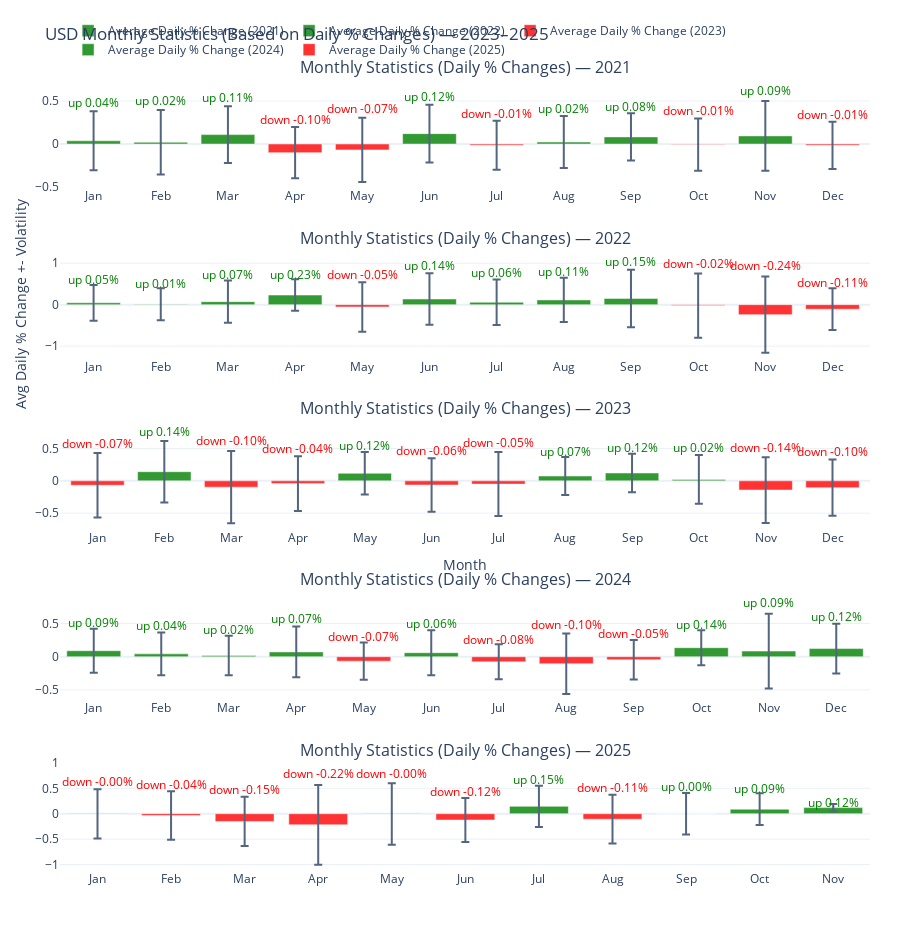

Notebook code for this chart:
### Code cell
import plotly.graph_objects as go
from plotly.subplots import make_subplots

# Compute daily percentage change
df["daily_change"] = df["Close"].pct_change() * 100

# Aggregate daily stats by month
monthly_stats = df.groupby(pd.Grouper(key="Date", freq="M")).agg(
    avg_daily_return=("daily_change", "mean"),
    volatility=("daily_change", "std"),
    up_days=("daily_change", lambda x: (x > 0).sum()),
    down_days=("daily_change", lambda x: (x < 0).sum()),
    count=("daily_change", "count"),
)

# Add trend ratio and direction
monthly_stats["up_ratio"] = monthly_stats["up_days"] / monthly_stats["count"]
monthly_stats["trend"] = np.where(monthly_stats["avg_daily_return"] > 0, "up", "down")
monthly_stats["trend_color"] = np.where(
    monthly_stats["avg_daily_return"] > 0, "green", "red"
)

# Prepare figure
years = ["2021", "2022", "2023", "2024", "2025"]
fig = make_subplots(
    rows=len(years),
    cols=1,
    shared_xaxes=False,
    vertical_spacing=0.08,
    subplot_titles=[
        "Monthly Statistics (Daily % Changes) — 2021",
        "Monthly Statistics (Daily % Changes) — 2022",
        "Monthly Statistics (Daily % Changes) — 2023",
        "Monthly Statistics (Daily % Changes) — 2024",
        "Monthly Statistics (Daily % Changes) — 2025",
    ],
)

for i, year in enumerate(years, start=1):
    sub = monthly_stats.loc[monthly_stats.index.year == int(year)]

    # Bar chart for mean daily % change per month
    fig.add_trace(
        go.Bar(
            x=sub.index.strftime("%b"),
            y=sub["avg_daily_return"],
            error_y=dict(type="data", array=sub["volatility"], visible=True),
            marker_color=sub["trend_color"],
            opacity=0.8,
            name=f"Average Daily % Change ({year})",
            hovertemplate=(
                "Month: %{x}<br>"
                "Avg Daily Return: %{y:.2f}%<br>"
                "Volatility (Std): %{customdata[0]:.2f}%<br>"
                "Up Ratio: %{customdata[1]:.2f}<extra></extra>"
            ),
            customdata=np.stack([sub["volatility"], sub["up_ratio"]], axis=-1),
        ),
        row=i,
        col=1,
    )

    # Add trend arrow and volatility annotation
    for m, (idx, row_data) in enumerate(sub.iterrows()):
        color = "green" if row_data["avg_daily_return"] > 0 else "red"
        fig.add_annotation(
            text=f"{row_data['trend']} {row_data['avg_daily_return']:.2f}%",
            x=sub.index.strftime("%b")[m],
            y=row_data["avg_daily_return"] + row_data["volatility"] * 1.3,
            showarrow=False,
            font=dict(size=12, color=color),
            row=i,
            col=1,
        )

# Layout
fig.update_layout(
    title_text="USD Monthly Statistics (Based on Daily % Changes) — 2023–2025",
    template="plotly_white",
    height=950,
    hovermode="x unified",
    margin=dict(t=80, b=80, l=60, r=30),
    legend=dict(orientation="h", yanchor="bottom", y=1.02, xanchor="left", x=0.01),
)

# Axis labels
fig.update_yaxes(title_text="Avg Daily % Change +- Volatility", row=2, col=1)
fig.update_xaxes(title_text="Month", row=3, col=1)

fig.show()

### Figure 1 — Plotly figure (JSON) as saved in the notebook; plotly's stock layout.template omitted (floating-point values rounded to 4 significant figures)
{"data": [{"customdata": [[0.3416, 0.5263], [0.3737, 0.5263], [0.3298, 0.6522], [0.2965, 0.2857], [0.3733, 0.4], [0.3351, 0.6364], [0.2852, 0.5714], [0.3013, 0.5], [0.2741, 0.619], [0.3029, 0.4286], [0.4053, 0.4762], [0.2742, 0.5]], "error_y": {"array": [0.3416, 0.3737, 0.3298, 0.2965, 0.3733, 0.3351, 0.2852, 0.3013, 0.2741, 0.3029, 0.4053, 0.2742], "type": "data", "visible": true}, "hovertemplate": "Month: %{x}<br>Avg Daily Return: %{y:.2f}%<br>Volatility (Std): %{customdata[0]:.2f}%<br>Up Ratio: %{customdata[1]:.2f}<extra></extra>", "marker": {"color": ["green", "green", "green", "red", "red", "green", "red", "green", "green", "red", "green", "red"]}, "name": "Average Daily % Change (2021)", "opacity": 0.8, "type": "bar", "x": ["Jan", "Feb", "Mar", "Apr", "May", "Jun", "Jul", "Aug", "Sep", "Oct", "Nov", "Dec"], "xaxis": "x", "y": [0.03788, 0.02096, 0.1092, -0.1002, -0.06826, 0.1207, -0.01354, 0.02306, 0.08295, -0.006136, 0.09451, -0.01482], "yaxis": "y"}, {"customdata": [[0.431, 0.6], [0.3879, 0.5263], [0.5114, 0.6087], [0.3804, 0.85], [0.5973, 0.381], [0.6191, 0.5714], [0.547, 0.45], [0.5332, 0.5217], [0.6926, 0.5238], [0.7726, 0.5714], [0.9185, 0.381], [0.5039, 0.4762]], "error_y": {"array": [0.431, 0.3879, 0.5114, 0.3804, 0.5973, 0.6191, 0.547, 0.5332, 0.6926, 0.7726, 0.9185, 0.5039], "type": "data", "visible": true}, "hovertemplate": "Month: %{x}<br>Avg Daily Return: %{y:.2f}%<br>Volatility (Std): %{customdata[0]:.2f}%<br>Up Ratio: %{customdata[1]:.2f}<extra></extra>", "marker": {"color": ["green", "green", "green", "green", "red", "green", "green", "green", "green", "red", "red", "red"]}, "name": "Average Daily % Change (2022)", "opacity": 0.8, "type": "bar", "x": ["Jan", "Feb", "Mar", "Apr", "May", "Jun", "Jul", "Aug", "Sep", "Oct", "Nov", "Dec"], "xaxis": "x2", "y": [0.04616, 0.009972, 0.07262, 0.232, -0.05458, 0.1376, 0.05889, 0.1149, 0.1499, -0.02227, -0.2401, -0.1092], "yaxis": "y2"}, {"customdata": [[0.5008, 0.4], [0.4755, 0.5263], [0.5604, 0.3478], [0.4242, 0.4211], [0.3305, 0.5909], [0.4127, 0.4762], [0.4957, 0.5], [0.2954, 0.6087], [0.2988, 0.65], [0.3773, 0.5], [0.5087, 0.4762], [0.4358, 0.45]], "error_y": {"array": [0.5008, 0.4755, 0.5604, 0.4242, 0.3305, 0.4127, 0.4957, 0.2954, 0.2988, 0.3773, 0.5087, 0.4358], "type": "data", "visible": true}, "hovertemplate": "Month: %{x}<br>Avg Daily Return: %{y:.2f}%<br>Volatility (Std): %{customdata[0]:.2f}%<br>Up Ratio: %{customdata[1]:.2f}<extra></extra>", "marker": {"color": ["red", "green", "red", "red", "green", "red", "red", "green", "green", "green", "red", "red"]}, "name": "Average Daily % Change (2023)", "opacity": 0.8, "type": "bar", "x": ["Jan", "Feb", "Mar", "Apr", "May", "Jun", "Jul", "Aug", "Sep", "Oct", "Nov", "Dec"], "xaxis": "x3", "y": [-0.06784, 0.1421, -0.09741, -0.04244, 0.1175, -0.06397, -0.05009, 0.07493, 0.1221, 0.02161, -0.1419, -0.105], "yaxis": "y3"}, {"customdata": [[0.332, 0.5238], [0.3231, 0.35], [0.2988, 0.55], [0.3833, 0.5455], [0.2804, 0.4545], [0.3389, 0.5263], [0.2639, 0.4091], [0.4563, 0.5], [0.299, 0.55], [0.2632, 0.6957], [0.5639, 0.6], [0.3746, 0.6667]], "error_y": {"array": [0.332, 0.3231, 0.2988, 0.3833, 0.2804, 0.3389, 0.2639, 0.4563, 0.299, 0.2632, 0.5639, 0.3746], "type": "data", "visible": true}, "hovertemplate": "Month: %{x}<br>Avg Daily Return: %{y:.2f}%<br>Volatility (Std): %{customdata[0]:.2f}%<br>Up Ratio: %{customdata[1]:.2f}<extra></extra>", "marker": {"color": ["green", "green", "green", "green", "red", "green", "red", "red", "red", "green", "green", "green"]}, "name": "Average Daily % Change (2024)", "opacity": 0.8, "type": "bar", "x": ["Jan", "Feb", "Mar", "Apr", "May", "Jun", "Jul", "Aug", "Sep", "Oct", "Nov", "Dec"], "xaxis": "x4", "y": [0.09087, 0.04341, 0.01911, 0.07276, -0.06642, 0.06056, -0.07627, -0.105, -0.045, 0.1363, 0.08546, 0.123], "yaxis": "y4"}, {"customdata": [[0.486, 0.5238], [0.4777, 0.5263], [0.4843, 0.4286], [0.7841, 0.4286], [0.6061, 0.4545], [0.4321, 0.35], [0.4067, 0.6364], [0.4803, 0.381], [0.4081, 0.4286], [0.3118, 0.6087], [0.07077, 1.0]], "error_y": {"array": [0.486, 0.4777, 0.4843, 0.7841, 0.6061, 0.4321, 0.4067, 0.4803, 0.4081, 0.3118, 0.07077], "type": "data", "visible": true}, "hovertemplate": "Month: %{x}<br>Avg Daily Return: %{y:.2f}%<br>Volatility (Std): %{customdata[0]:.2f}%<br>Up Ratio: %{customdata[1]:.2f}<extra></extra>", "marker": {"color": ["red", "red", "red", "red", "red", "red", "green", "red", "green", "green", "green"]}, "name": "Average Daily % Change (2025)", "opacity": 0.8, "type": "bar", "x": ["Jan", "Feb", "Mar", "Apr", "May", "Jun", "Jul", "Aug", "Sep", "Oct", "Nov"], "xaxis": "x5", "y": [-0.004143, -0.03595, -0.1516, -0.2185, -0.004653, -0.1239, 0.1463, -0.1077, 0.0007925, 0.08985, 0.1202], "yaxis": "y5"}], "layout": {"annotations": [{"font": {"size": 16}, "showarrow": false, "text": "Monthly Statistics (Daily % Changes) — 2021", "x": 0.5, "xanchor": "center", "xref": "paper", "y": 1.0, "yanchor": "bottom", "yref": "paper"}, {"font": {"size": 16}, "showarrow": false, "text": "Monthly Statistics (Daily % Changes) — 2022", "x": 0.5, "xanchor": "center", "xref": "paper", "y": 0.784, "yanchor": "bottom", "yref": "paper"}, {"font": {"size": 16}, "showarrow": false, "text": "Monthly Statistics (Daily % Changes) — 2023", "x": 0.5, "xanchor": "center", "xref": "paper", "y": 0.568, "yanchor": "bottom", "yref": "paper"}, {"font": {"size": 16}, "showarrow": false, "text": "Monthly Statistics (Daily % Changes) — 2024", "x": 0.5, "xanchor": "center", "xref": "paper", "y": 0.352, "yanchor": "bottom", "yref": "paper"}, {"font": {"size": 16}, "showarrow": false, "text": "Monthly Statistics (Daily % Changes) — 2025", "x": 0.5, "xanchor": "center", "xref": "paper", "y": 0.136, "yanchor": "bottom", "yref": "paper"}, {"font": {"color": "green", "size": 12}, "showarrow": false, "text": "up 0.04%", "x": "Jan", "xref": "x", "y": 0.482, "yref": "y"}, {"font": {"color": "green", "size": 12}, "showarrow": false, "text": "up 0.02%", "x": "Feb", "xref": "x", "y": 0.5067, "yref": "y"}, {"font": {"color": "green", "size": 12}, "showarrow": false, "text": "up 0.11%", "x": "Mar", "xref": "x", "y": 0.5379, "yref": "y"}, {"font": {"color": "red", "size": 12}, "showarrow": false, "text": "down -0.10%", "x": "Apr", "xref": "x", "y": 0.2852, "yref": "y"}, {"font": {"color": "red", "size": 12}, "showarrow": false, "text": "down -0.07%", "x": "May", "xref": "x", "y": 0.417, "yref": "y"}, {"font": {"color": "green", "size": 12}, "showarrow": false, "text": "up 0.12%", "x": "Jun", "xref": "x", "y": 0.5563, "yref": "y"}, {"font": {"color": "red", "size": 12}, "showarrow": false, "text": "down -0.01%", "x": "Jul", "xref": "x", "y": 0.3572, "yref": "y"}, {"font": {"color": "green", "size": 12}, "showarrow": false, "text": "up 0.02%", "x": "Aug", "xref": "x", "y": 0.4147, "yref": "y"}, {"font": {"color": "green", "size": 12}, "showarrow": false, "text": "up 0.08%", "x": "Sep", "xref": "x", "y": 0.4393, "yref": "y"}, {"font": {"color": "red", "size": 12}, "showarrow": false, "text": "down -0.01%", "x": "Oct", "xref": "x", "y": 0.3877, "yref": "y"}, {"font": {"color": "green", "size": 12}, "showarrow": false, "text": "up 0.09%", "x": "Nov", "xref": "x", "y": 0.6214, "yref": "y"}, {"font": {"color": "red", "size": 12}, "showarrow": false, "text": "down -0.01%", "x": "Dec", "xref": "x", "y": 0.3417, "yref": "y"}, {"font": {"color": "green", "size": 12}, "showarrow": false, "text": "up 0.05%", "x": "Jan", "xref": "x2", "y": 0.6064, "yref": "y2"}, {"font": {"color": "green", "size": 12}, "showarrow": false, "text": "up 0.01%", "x": "Feb", "xref": "x2", "y": 0.5142, "yref": "y2"}, {"font": {"color": "green", "size": 12}, "showarrow": false, "text": "up 0.07%", "x": "Mar", "xref": "x2", "y": 0.7374, "yref": "y2"}, {"font": {"color": "green", "size": 12}, "showarrow": false, "text": "up 0.23%", "x": "Apr", "xref": "x2", "y": 0.7265, "yref": "y2"}, {"font": {"color": "red", "size": 12}, "showarrow": false, "text": "down -0.05%", "x": "May", "xref": "x2", "y": 0.7219, "yref": "y2"}, {"font": {"color": "green", "size": 12}, "showarrow": false, "text": "up 0.14%", "x": "Jun", "xref": "x2", "y": 0.9423, "yref": "y2"}, {"font": {"color": "green", "size": 12}, "showarrow": false, "text": "up 0.06%", "x": "Jul", "xref": "x2", "y": 0.77, "yref": "y2"}, {"font": {"color": "green", "size": 12}, "showarrow": false, "text": "up 0.11%", "x": "Aug", "xref": "x2", "y": 0.808, "yref": "y2"}, {"font": {"color": "green", "size": 12}, "showarrow": false, "text": "up 0.15%", "x": "Sep", "xref": "x2", "y": 1.05, "yref": "y2"}, {"font": {"color": "red", "size": 12}, "showarrow": false, "text": "down -0.02%", "x": "Oct", "xref": "x2", "y": 0.9821, "yref": "y2"}, {"font": {"color": "red", "size": 12}, "showarrow": false, "text": "down -0.24%", "x": "Nov", "xref": "x2", "y": 0.9539, "yref": "y2"}, {"font": {"color": "red", "size": 12}, "showarrow": false, "text": "down -0.11%", "x": "Dec", "xref": "x2", "y": 0.5459, "yref": "y2"}, {"font": {"color": "red", "size": 12}, "showarrow": false, "text": "down -0.07%", "x": "Jan", "xref": "x3", "y": 0.5832, "yref": "y3"}, {"font": {"color": "green", "size": 12}, "showarrow": false, "text": "up 0.14%", "x": "Feb", "xref": "x3", "y": 0.7603, "yref": "y3"}, {"font": {"color": "red", "size": 12}, "showarrow": false, "text": "down -0.10%", "x": "Mar", "xref": "x3", "y": 0.6311, "yref": "y3"}, {"font": {"color": "red", "size": 12}, "showarrow": false, "text": "down -0.04%", "x": "Apr", "xref": "x3", "y": 0.509, "yref": "y3"}, {"font": {"color": "green", "size": 12}, "showarrow": false, "text": "up 0.12%", "x": "May", "xref": "x3", "y": 0.5472, "yref": "y3"}, {"font": {"color": "red", "size": 12}, "showarrow": false, "text": "down -0.06%", "x": "Jun", "xref": "x3", "y": 0.4725, "yref": "y3"}, {"font": {"color": "red", "size": 12}, "showarrow": false, "text": "down -0.05%", "x": "Jul", "xref": "x3", "y": 0.5943, "yref": "y3"}, {"font": {"color": "green", "size": 12}, "showarrow": false, "text": "up 0.07%", "x": "Aug", "xref": "x3", "y": 0.459, "yref": "y3"}, {"font": {"color": "green", "size": 12}, "showarrow": false, "text": "up 0.12%", "x": "Sep", "xref": "x3", "y": 0.5105, "yref": "y3"}, {"font": {"color": "green", "size": 12}, "showarrow": false, "text": "up 0.02%", "x": "Oct", "xref": "x3", "y": 0.5121, "yref": "y3"}, {"font": {"color": "red", "size": 12}, "showarrow": false, "text": "down -0.14%", "x": "Nov", "xref": "x3", "y": 0.5194, "yref": "y3"}, {"font": {"color": "red", "size": 12}, "showarrow": false, "text": "down -0.10%", "x": "Dec", "xref": "x3", "y": 0.4616, "yref": "y3"}, {"font": {"color": "green", "size": 12}, "showarrow": false, "text": "up 0.09%", "x": "Jan", "xref": "x4", "y": 0.5224, "yref": "y4"}, {"font": {"color": "green", "size": 12}, "showarrow": false, "text": "up 0.04%", "x": "Feb", "xref": "x4", "y": 0.4634, "yref": "y4"}, {"font": {"color": "green", "size": 12}, "showarrow": false, "text": "up 0.02%", "x": "Mar", "xref": "x4", "y": 0.4076, "yref": "y4"}, {"font": {"color": "green", "size": 12}, "showarrow": false, "text": "up 0.07%", "x": "Apr", "xref": "x4", "y": 0.571, "yref": "y4"}, {"font": {"color": "red", "size": 12}, "showarrow": false, "text": "down -0.07%", "x": "May", "xref": "x4", "y": 0.2981, "yref": "y4"}, {"font": {"color": "green", "size": 12}, "showarrow": false, "text": "up 0.06%", "x": "Jun", "xref": "x4", "y": 0.5011, "yref": "y4"}, {"font": {"color": "red", "size": 12}, "showarrow": false, "text": "down -0.08%", "x": "Jul", "xref": "x4", "y": 0.2668, "yref": "y4"}, {"font": {"color": "red", "size": 12}, "showarrow": false, "text": "down -0.10%", "x": "Aug", "xref": "x4", "y": 0.4882, "yref": "y4"}, {"font": {"color": "red", "size": 12}, "showarrow": false, "text": "down -0.05%", "x": "Sep", "xref": "x4", "y": 0.3437, "yref": "y4"}, {"font": {"color": "green", "size": 12}, "showarrow": false, "text": "up 0.14%", "x": "Oct", "xref": "x4", "y": 0.4785, "yref": "y4"}, {"font": {"color": "green", "size": 12}, "showarrow": false, "text": "up 0.09%", "x": "Nov", "xref": "x4", "y": 0.8185, "yref": "y4"}, {"font": {"color": "green", "size": 12}, "showarrow": false, "text": "up 0.12%", "x": "Dec", "xref": "x4", "y": 0.6099, "yref": "y4"}, {"font": {"color": "red", "size": 12}, "showarrow": false, "text": "down -0.00%", "x": "Jan", "xref": "x5", "y": 0.6276, "yref": "y5"}, {"font": {"color": "red", "size": 12}, "showarrow": false, "text": "down -0.04%", "x": "Feb", "xref": "x5", "y": 0.585, "yref": "y5"}, {"font": {"color": "red", "size": 12}, "showarrow": false, "text": "down -0.15%", "x": "Mar", "xref": "x5", "y": 0.478, "yref": "y5"}, {"font": {"color": "red", "size": 12}, "showarrow": false, "text": "down -0.22%", "x": "Apr", "xref": "x5", "y": 0.8009, "yref": "y5"}, {"font": {"color": "red", "size": 12}, "showarrow": false, "text": "down -0.00%", "x": "May", "xref": "x5", "y": 0.7833, "yref": "y5"}, {"font": {"color": "red", "size": 12}, "showarrow": false, "text": "down -0.12%", "x": "Jun", "xref": "x5", "y": 0.4378, "yref": "y5"}, {"font": {"color": "green", "size": 12}, "showarrow": false, "text": "up 0.15%", "x": "Jul", "xref": "x5", "y": 0.6751, "yref": "y5"}, {"font": {"color": "red", "size": 12}, "showarrow": false, "text": "down -0.11%", "x": "Aug", "xref": "x5", "y": 0.5168, "yref": "y5"}, {"font": {"color": "green", "size": 12}, "showarrow": false, "text": "up 0.00%", "x": "Sep", "xref": "x5", "y": 0.5313, "yref": "y5"}, {"font": {"color": "green", "size": 12}, "showarrow": false, "text": "up 0.09%", "x": "Oct", "xref": "x5", "y": 0.4952, "yref": "y5"}, {"font": {"color": "green", "size": 12}, "showarrow": false, "text": "up 0.12%", "x": "Nov", "xref": "x5", "y": 0.2122, "yref": "y5"}], "height": 950, "hovermode": "x unified", "legend": {"orientation": "h", "x": 0.01, "xanchor": "left", "y": 1.02, "yanchor": "bottom"}, "margin": {"b": 80, "l": 60, "r": 30, "t": 80}, "title": {"text": "USD Monthly Statistics (Based on Daily % Changes) — 2023–2025"}, "xaxis": {"anchor": "y", "domain": [0, 1]}, "xaxis2": {"anchor": "y2", "domain": [0, 1]}, "xaxis3": {"anchor": "y3", "domain": [0, 1], "title": {"text": "Month"}}, "xaxis4": {"anchor": "y4", "domain": [0, 1]}, "xaxis5": {"anchor": "y5", "domain": [0, 1]}, "yaxis": {"anchor": "x", "domain": [0.864, 1.0]}, "yaxis2": {"anchor": "x2", "domain": [0.648, 0.784], "title": {"text": "Avg Daily % Change +- Volatility"}}, "yaxis3": {"anchor": "x3", "domain": [0.432, 0.568]}, "yaxis4": {"anchor": "x4", "domain": [0.216, 0.352]}, "yaxis5": {"anchor": "x5", "domain": [0, 0.136]}}}
